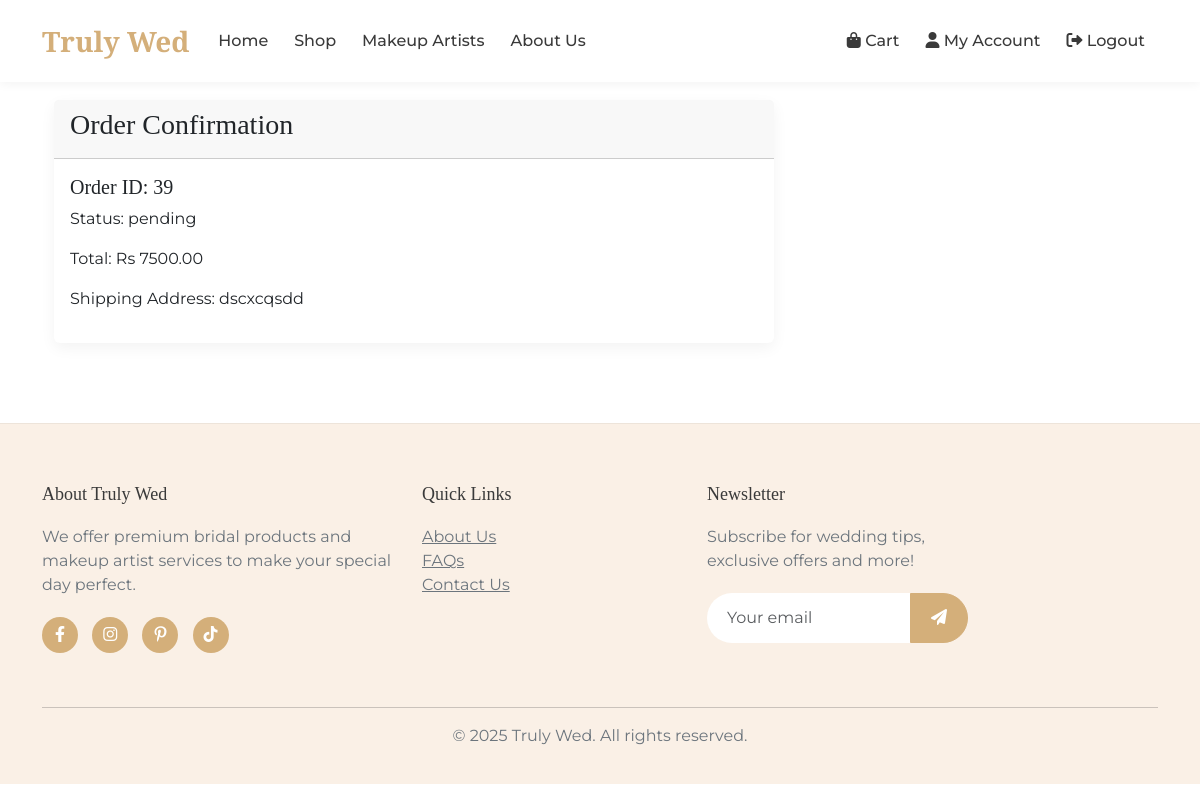
The page /order/39/created/ (signed in) on the database its author committed.
### shop/models.py (models this page shows, shortened)
class Order(models.Model):
    user = models.ForeignKey(settings.AUTH_USER_MODEL, on_delete=models.CASCADE)
    created = models.DateTimeField(auto_now_add=True)
    updated = models.DateTimeField(auto_now=True)
    paid = models.BooleanField(default=True)
    shipping_address = models.TextField(blank=True, null=True)
    razorpay_order_id = models.CharField(max_length=100, blank=True, null=True)
    payment_id = models.CharField(max_length=100, blank=True, null=True)
    STATUS_CHOICES = (
        ('pending', 'Pending'),
        ('confirmed', 'Confirmed'),
        ('cancelled', 'Cancelled'),
        ('shipped', 'Shipped'),
        ('delivered', 'Delivered'),
    )
    status = models.CharField(max_length=10, choices=STATUS_CHOICES, default='pending')
    class Meta:
        ordering = ('-created',)
    def get_total_cost(self):
        return sum(item.get_cost() for item in self.items.all())

class OrderItem(models.Model):
    order = models.ForeignKey(Order, related_name='items', on_delete=models.CASCADE)
    product = models.ForeignKey(Product, related_name='order_items', on_delete=models.CASCADE)
    price = models.DecimalField(max_digits=10, decimal_places=2)
    quantity = models.PositiveIntegerField(default=1)
    def get_cost(self):
        return self.price * self.quantity

### accounts/models.py (models this page shows, shortened)
class Profile(models.Model):
    user = models.OneToOneField(settings.AUTH_USER_MODEL, on_delete=models.CASCADE)
    phone = models.CharField(max_length=20, blank=True)
    address = models.TextField(blank=True)

### shop/views.py (the view)
# urls.py: path('order/<int:order_id>/created/', views.order_created, name='order_created'),
@login_required
def order_created(request, order_id):
    order = get_object_or_404(Order, id=order_id, user=request.user)
    return render(request, 'shop/order_created.html', {'order': order})

### shop/templates/shop/order_created.html (shortened to what this page needs)
{% extends 'shop/base.html' %}
{% block content %}
<div class="container mt-5">
    <div class="row">
        <div class="col-md-8">
            <div class="card">
                <div class="card-header">
                    <h3>Order Confirmation</h3>
                </div>
                <div class="card-body">
                    <h5>Order ID: {{ order.id }}</h5>
                    <p>Status: {{ order.status }}</p>
                    <p>Total: Rs {{ order.get_total_cost }}</p>
                    <p>Shipping Address: {{ user.profile.address }}</p>
                </div>
            </div>
        </div>
    </div>
</div>
{% endblock %}

### shop/templates/shop/base.html (style rules this page uses)
:root { --primary-color: #f8e1e4; --secondary-color: #faf0e6; --accent-color: #d4af7a; --text-color: #3a3a3a; --light-text: #6c757d; }
body { font-family: 'Montserrat', sans-serif; color: var(--text-color); }
h1, h2, h3, h4, h5, h6, .navbar-brand { font-family: 'Playfair Display', serif; }
.card { border: none; box-shadow: 0 5px 15px rgba(0, 0, 0, 0.05); transition: all 0.3s ease; margin-bottom: 30px; }

### rows shown on the page
Order: id "39", status "pending", get_total_cost "7500.00"

### other values the page prints
{{ user.profile.address }} "dscxcqsdd"
